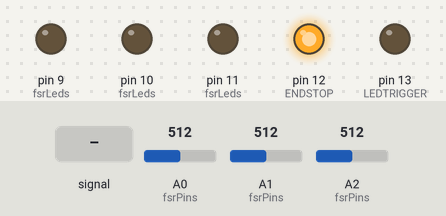
Recording of a sketch running on a simulated Arduino Uno, built with avr-gcc and run on an emulated ATmega328P. Parts: output pins drawn as LEDs (lit = HIGH). Inputs (shaded band) come from the test bench; at power-on: A0 (fsrPins) = 512, A1 (fsrPins) = 512, A2 (fsrPins) = 512.

Above: at 1.4 s.
1.5 s: A0 (fsrPins) fed a 200 Hz sine of ±460 counts around its level
At 2.87 s:
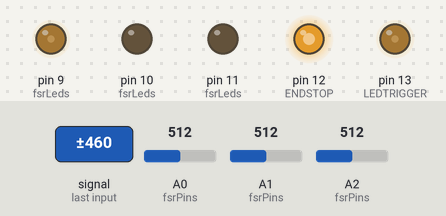
4.5 s: A0 (fsrPins) set to 716
6.0 s: A1 (fsrPins) set to 306
At 6.4 s:
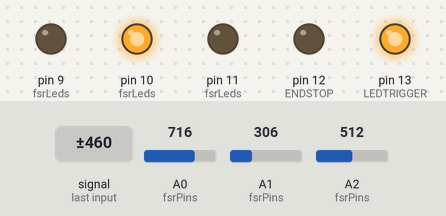
8.9 s: A2 (fsrPins) set to 306
At 9.8 s:
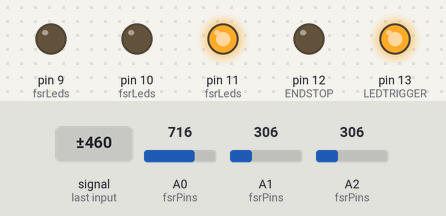
11.8 s: A0 (fsrPins) set to 511
At 12.1 s:
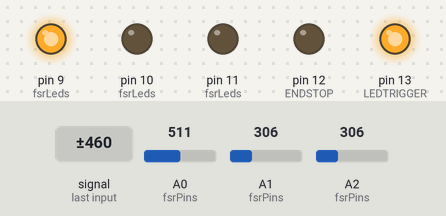
14.3 s: A0 (fsrPins) set to 122
At 17.4 s:
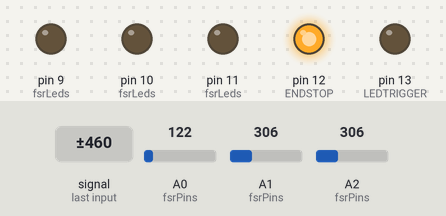
Timing chart, 0 to 18.3 s (numbered marks = the images above; inputs shaded):
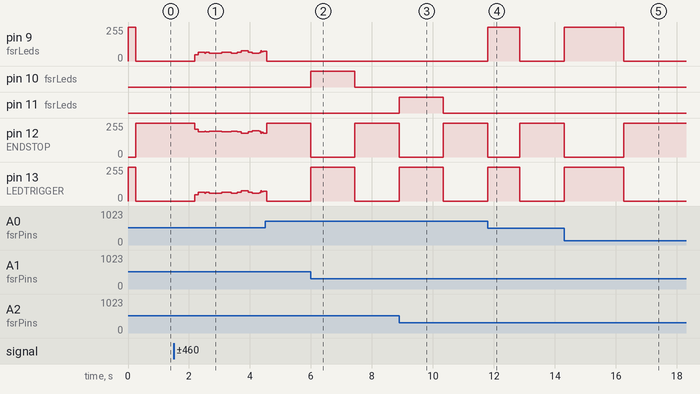

Measured:
- after the input at 6.0 s, pin 10 (fsrLeds): LOW → HIGH at once, → LOW 1.4 s later; pin 12 (ENDSTOP): 255/255 → 0/255 at once, → 255/255 1.4 s later; pin 13 (LEDTRIGGER): 0/255 → 255/255 at once, → 0/255 1.4 s later
- after the input at 8.9 s, pin 11 (fsrLeds): LOW → HIGH at once, → LOW 1.4 s later; pin 12 (ENDSTOP): 255/255 → 0/255 at once, → 255/255 1.4 s later; pin 13 (LEDTRIGGER): 0/255 → 255/255 at once, → 0/255 1.4 s later
- after the input at 11.8 s, pin 9 (fsrLeds), pin 13 (LEDTRIGGER): 0/255 → 255/255 at once, → 0/255 1.1 s later; pin 12 (ENDSTOP): 255/255 → 0/255 at once, → 255/255 1.1 s later
- after the input at 14.3 s, pin 9 (fsrLeds), pin 13 (LEDTRIGGER): 0/255 → 255/255 at once, → 0/255 2.0 s later; pin 12 (ENDSTOP): 255/255 → 0/255 at once, → 255/255 2.0 s later

The sketch:

FSR_Three_V1.ino
```cpp
#define VERSION     1

// Define the pins that have LEDs on them. We have one LED for each of the three FSRs to indicate
// when each FSR is triggered. And one power/end stop LED that is on until any of the FSRs are
// triggered.
#define LED1        9
#define LED2        10
#define LED3        11

#define LEDTRIGGER  13
#define ENDSTOP     12

// Define the pins used for the analog inputs that have the FSRs attached. These have external
// 10K pull-up resistors.
#define FSR1        A0
#define FSR2        A1
#define FSR3        A2

// The end stop output
#define TRIGGER     03
#define TRIGGERED   LOW
#define UNTRIGGERED HIGH

//  SEN1    SEN2    Threshold
//  ----    ----    ---------
//   0       0          0.80
//   0       1          0.85
//   1       0          0.95
//   1       1          0.92
const float thresholds[] = { 0.80, 0.85, 0.95, 0.92 };

short fsrLeds[] = { LED1, LED2, LED3 };     // Pins for each of the LEDs next to the FSR inputs
short fsrPins[] = { FSR1, FSR2, FSR3 };     // Pins for each of the FSR analog inputs

#define SHORT_SIZE 8
#define LONG_SIZE 16
#define LONG_INTERVAL (2000 / LONG_SIZE)

unsigned long lastLongTime[3];              // Last time in millis that we captured a long-term sample
uint16_t longSamples[3][LONG_SIZE];         // Used to keep a long-term average
uint8_t longIndex[3] = {0, 0, 0};           // Index of the last long-term sample
uint16_t longAverage[3] = {0, 0, 0};

uint16_t shortSamples[3][SHORT_SIZE];       // Used to create an average of the most recent samples
uint8_t averageIndex[3] = {0, 0, 0};

//
// Set the triggered state based on the state of one FSR
//
void SetOutput(short fsr, bool state)
{
    static bool triggered[3] = {false};     // Keeps track of current FSR trigger state, initiall not triggered

    // Turns on the FSR LED when that FSR is triggered
    triggered[fsr] = state;
    digitalWrite(fsrLeds[fsr], state ? HIGH : LOW);

    // See if any of the FSRs are currently triggered
    bool any = false;
    for (uint8_t fsr = 0; fsr < 3; fsr++)
    {
        any |= triggered[fsr];
    }

    digitalWrite(LEDTRIGGER, any ? HIGH : LOW);
    digitalWrite(ENDSTOP, any ? LOW : HIGH);

}

void InitValues()
{
    for (uint8_t fsr = 0; fsr < 3; fsr++)
    {
        for (uint8_t i = 0; i < SHORT_SIZE; i++)
            shortSamples[fsr][i] = 0;

        for (uint8_t i = 0; i < LONG_SIZE; i++)
            longSamples[fsr][i] = 0;
    }

    for (uint8_t fsr = 0; fsr < 3; fsr++)
        lastLongTime[fsr] = millis();
}

//
// Briefly turns on FSR LEDs during startup to indicate the version number of the
// firmware.
//
void BlinkVersion(uint8_t version)
{
    for (uint8_t i = 0; i < 3; i++)
    {
        digitalWrite(fsrLeds[i], (version & (1 << i)) ? HIGH : LOW);
    }
    delay(250);
    for (uint8_t i = 0; i < 3; i++)
    {
        digitalWrite(fsrLeds[i], LOW);
    }
}

//
// One-time setup for the various I/O ports
//
void setup()
{
    InitValues();

    for (uint8_t fsr = 0; fsr < 3; fsr++)
    {
        // Set the FSR LEDs for output and turn them off
        uint8_t pin = fsrLeds[fsr];
        pinMode(pin, OUTPUT);
        digitalWrite(pin, LOW);

        // Set the FSR lines for inputs without a pull-up since the board has external 10K
        // pull-up resistors.
        pin = fsrPins[fsr];
        pinMode(pin, INPUT);
    }

    // Set the green combined LED to on so it acts as a power-on indicator. We'll turn it
    // off whenever we trigger the end stop.
    pinMode(LEDTRIGGER, OUTPUT);
    digitalWrite(LEDTRIGGER, HIGH);

    // Set the endstop pin to be an output that is set for NC
    pinMode(ENDSTOP, OUTPUT);

    BlinkVersion(VERSION);
};

//
// Captures a new value once LONG_INTERVAL ms have passed since the last sample.
//
// Returns: The current long-range average
uint16_t UpdateLongSamples(short fsr, int avg)
{
    //
    // If enough time hasn't passed, just return the last value
    //
    unsigned long current = millis();
    if (current - lastLongTime[fsr] <= LONG_INTERVAL)
    {
        return longAverage[fsr];
    }

    //
    // Update the log sample with the new value, and then update the long average
    //
    longSamples[fsr][longIndex[fsr]++] = avg;
    if (longIndex[fsr] >= LONG_SIZE)
    {
        longIndex[fsr] = 0;
    }

    uint16_t total = 0;
    for (int i = 0; i < LONG_SIZE; i++)
    {
        total += longSamples[fsr][i];
    }

    longAverage[fsr] = total / LONG_SIZE;

    lastLongTime[fsr] = millis();
    return longAverage[fsr];
}

//
// Returns the current threshold to use, baed on jumpers installed
//
inline float GetThreshold()
{
    return 0.85;
}

//
// This method is called after every sample to see if the output trigger status should be changed.
// It will also the short sample buffer, and it may update the long-term samples.
//
void CheckIfTriggered(short fsr)
{
    //
    // Calculate the average of the most recent short-term samples
    //
    uint16_t total = 0;
    for (int i = 0; i < SHORT_SIZE; i++)
    {
        total += shortSamples[fsr][i];
    }
    uint16_t avg = total / SHORT_SIZE;
    uint16_t longAverage = UpdateLongSamples(fsr, avg);
    uint16_t threshold = GetThreshold() * longAverage;

    bool triggered = avg < threshold;
    SetOutput(fsr, triggered);
}

void loop()
{
    for (uint8_t fsr = 0; fsr < 3; fsr++)
    {
        int value = analogRead(fsrPins[fsr]);

        shortSamples[fsr][averageIndex[fsr]++] = value;
        if (averageIndex[fsr] >= SHORT_SIZE)
        {
            averageIndex[fsr] = 0;
        }
        CheckIfTriggered(fsr);
    }
};
```
